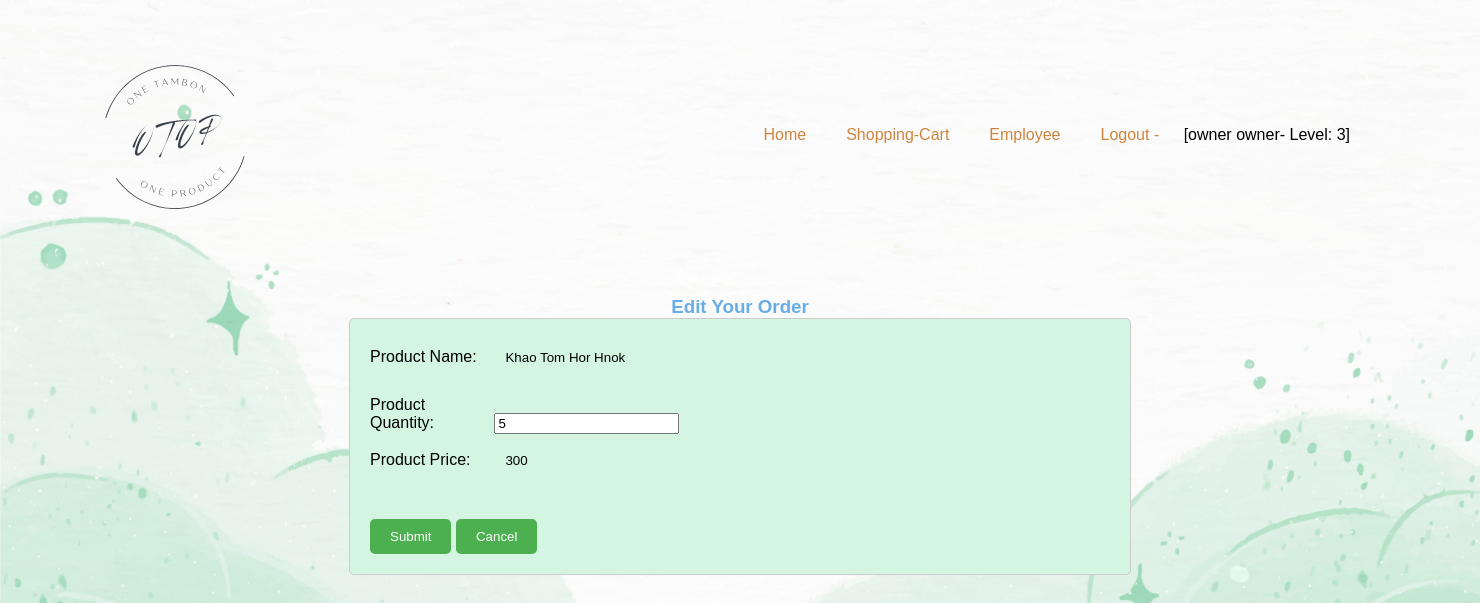
The page /update_order.php?order_id=73 (signed in) on the database its author committed.
### tables this page shows
CREATE TABLE `order_d` (
  `order_id` int(4) NOT NULL,
  `user_id` int(4) NOT NULL,
  `product_name` varchar(30) NOT NULL,
  `product_qty` int(4) NOT NULL,
  `product_price` int(4) NOT NULL,
  `price` decimal(9,2) NOT NULL,
  `order_date` date NOT NULL DEFAULT current_timestamp()
);

### update_order.php (the view, shortened to what this page needs)
<html>
<head>
</head>
<body>
<?php
require_once "header.php";
require_once "config.php";
$order_id = $_GET['order_id'];
$userQuery = " SELECT * FROM order_d where order_id = '$order_id' ";
$result = mysqli_query($connect, $userQuery);
if (!$result)
{
    die ("Could not successfully run the query $userQuery ".mysqli_error($connect)."");
}
else
{
    echo "<div class='update'> </div><br><br>";
     if(mysqli_num_rows($result) > 0)
     {
        $row = mysqli_fetch_assoc($result)
?>
<html>
    <body>
        <h3>Edit Your Order</h3>
            <form method="POST" action="update_order_submit.php?order_id=<?php echo $order_id;?>" >
                <label for="product_name">Product Name: </label>
                <input type="text" name="product_name" value="<?php echo $row['product_name'];?>"><br>
                <label for="product_qty">Product Quantity: </label>
                <input type="number" name="product_qty" value="<?php echo $row['product_qty'];?>"><br>
                <label for="product_price">Product Price: </label>
                <input type="text" name="product_price" value="<?php echo $row['product_price'];?>"><br>
                <input type="submit" value="Submit">
                <input type="reset" value="Cancel">
            </form>
    </body>
</html>
<?php
    }
 }
?>
</body>

### main.css (style rules this page uses)
html, body, h1, h2, h3, p, ol, ul, li, a { padding: 0; border: 0; margin: 0; box-sizing: border-box; }
body { background-image: url(pic/webbg.png); background-size:cover; background-position: center; background-repeat: no-repeat; position: relative; background-color: lightyellow; }
h3 { font-family: 'Gill Sans', 'Gill Sans MT', 'Calibri', 'Trebuchet MS', sans-serif; color: rgb(103, 173, 231); }

### update_order.php (style rules this page uses)
body { font-family: Arial, sans-serif; background-image: url(2.png); background-size:cover; }
form { margin: 0 auto; width: 50%; padding: 20px; border: 1px solid #ccc; border-radius: 5px; background-color: #D5F5E3; }
label { display: inline-block; width: 120px; margin-bottom: 10px; }
input[type="text"] { width: 60%; padding: 10px; border-radius: 5px; border: 1px solid #D5F5E3; margin-bottom: 20px; background-color: #D5F5E3; }
input[type="submit"], input[type="reset"] { margin-top: 20px; padding: 10px 20px; border: none; border-radius: 5px; background-color: #4CAF50; color: #fff; cursor: pointer; }
h3 { text-align: center; margin-top: 30px; margin-bottom: 50px; }

### rows shown on the page
order_d: product_name "Khao Tom Hor Hnok", product_qty "5", product_price "300"

### other values the page prints
$_SESSION['name'] "owner"
$_SESSION['surname'] "owner"
$_SESSION['level'] "3"
